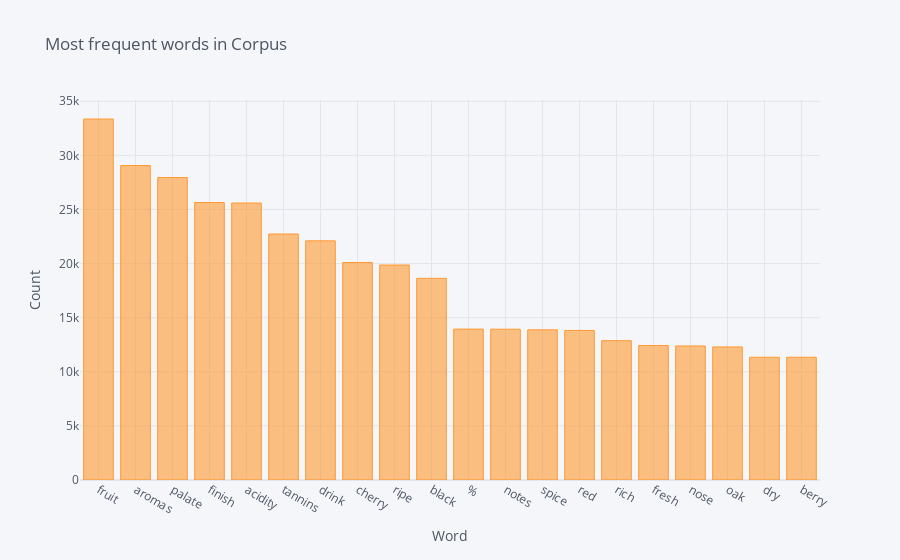

Notebook code cell kept with this figure:
### Code cell
words_df.set_index('word').wordCount.head(20).iplot(kind = 'bar', title = 'Most frequent words in Corpus', yTitle = 'Count', xTitle = 'Word')

### Figure 1 — Plotly figure (JSON) as saved in the notebook; plotly's stock layout.template omitted (floating-point values rounded to 4 significant figures)
{"data": [{"marker": {"color": "rgba(255, 153, 51, 0.6)", "line": {"color": "rgba(255, 153, 51, 1.0)", "width": 1}}, "name": "wordCount", "orientation": "v", "text": "", "type": "bar", "x": ["fruit", "aromas", "palate", "finish", "acidity", "tannins", "drink", "cherry", "ripe", "black", "%", "notes", "spice", "red", "rich", "fresh", "nose", "oak", "dry", "berry"], "y": [33363, 29062, 27955, 25643, 25597, 22735, 22104, 20101, 19867, 18640, 13948, 13936, 13877, 13823, 12876, 12428, 12388, 12299, 11347, 11346]}], "layout": {"autosize": true, "legend": {"bgcolor": "#F5F6F9", "font": {"color": "#4D5663"}}, "paper_bgcolor": "#F5F6F9", "plot_bgcolor": "#F5F6F9", "title": {"font": {"color": "#4D5663"}, "text": "Most frequent words in Corpus"}, "xaxis": {"autorange": true, "gridcolor": "#E1E5ED", "range": [-0.5, 19.5], "showgrid": true, "tickfont": {"color": "#4D5663"}, "title": {"font": {"color": "#4D5663"}, "text": "Word"}, "type": "category", "zerolinecolor": "#E1E5ED"}, "yaxis": {"autorange": true, "gridcolor": "#E1E5ED", "range": [0, 35120.0], "showgrid": true, "tickfont": {"color": "#4D5663"}, "title": {"font": {"color": "#4D5663"}, "text": "Count"}, "type": "linear", "zerolinecolor": "#E1E5ED"}}}
